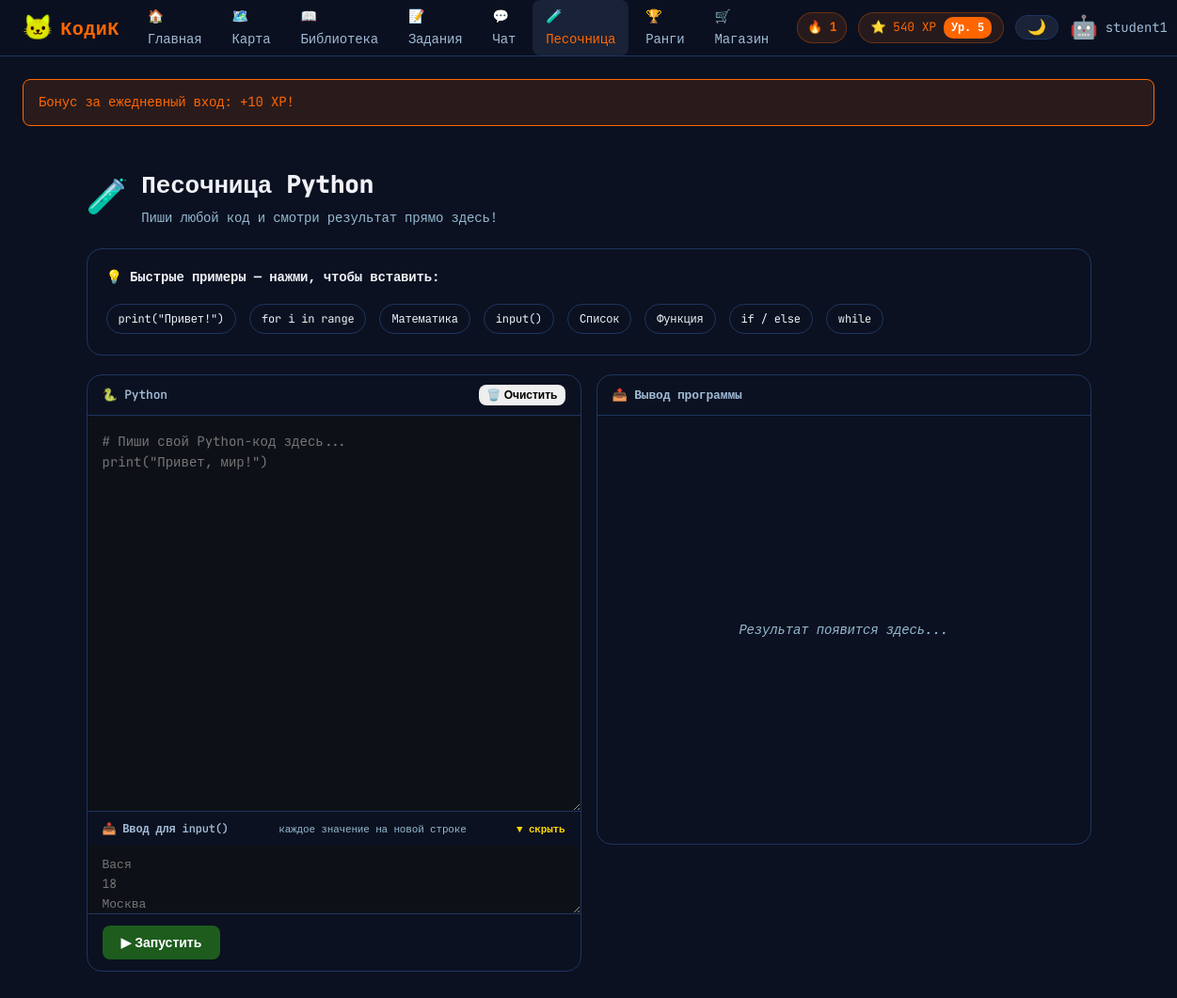
/student/sandbox (signed in), run on the app's committed database.
### models.py (models this page shows, shortened)
class User(UserMixin, db.Model):
    id = db.Column(db.Integer, primary_key=True)
    username = db.Column(db.String(80), unique=True, nullable=False)
    email = db.Column(db.String(120), unique=True, nullable=False)
    password_hash = db.Column(db.String(255), nullable=False)
    role = db.Column(db.String(20), nullable=False)  # admin, teacher, student, parent
    xp = db.Column(db.Integer, default=0)
    total_xp = db.Column(db.Integer, default=0)
    level = db.Column(db.Integer, default=1)
    avatar_emoji = db.Column(db.String(10), default='🐱')
    difficulty = db.Column(db.String(10), default='easy')
    created_at = db.Column(db.DateTime, default=datetime.utcnow)
    parent_id = db.Column(db.Integer, db.ForeignKey('user.id'), nullable=True)
    streak = db.Column(db.Integer, default=0)
    last_activity_date = db.Column(db.Date, nullable=True)
    last_login_bonus_date = db.Column(db.Date, nullable=True)
    sent_messages = db.relationship('Message', foreign_keys='Message.sender_id', backref='sender', lazy=True)
    received_messages = db.relationship('Message', foreign_keys='Message.receiver_id', backref='receiver', lazy=True)
    user_progress = db.relationship('UserProgress', backref='user', lazy=True)
    user_achievements = db.relationship('UserAchievement', backref='user', lazy=True)
    user_avatars = db.relationship('UserAvatar', backref='user', lazy=True)
    submissions = db.relationship('Submission', foreign_keys='Submission.student_id', backref='student', lazy=True)

### app.py (the view)
@app.route('/student/sandbox')
@login_required
@role_required('student')
def student_sandbox():
    return render_template('student/sandbox.html')

### app.py (called while the page is built)
def now_msk():
    return datetime.now(_MSK_OFFSET).replace(tzinfo=None)

@app.before_request
def check_daily_login_bonus():
    if not current_user.is_authenticated or current_user.role != 'student':
        return
    if request.path.startswith('/api/'):
        return
    bonus = _grant_daily_login_bonus(current_user)
    if bonus:
        flash(f'Бонус за ежедневный вход: +{bonus} XP!', 'success')

def _compute_rank(total_xp, max_xp):
    icon, label = '🥚', 'Новобранец'
    for pct, t_icon, t_label in RANK_TIERS:
        if total_xp >= round(pct * max_xp):
            icon, label = t_icon, t_label
    return icon, label

@login_manager.user_loader
def load_user(user_id):
    return User.query.get(int(user_id))

def role_required(*roles):
    def decorator(f):
        @wraps(f)
        def decorated(*args, **kwargs):
            if not current_user.is_authenticated or current_user.role not in roles:
                flash('Доступ запрещён', 'danger')
                return redirect(url_for('dashboard'))
            return f(*args, **kwargs)
        return decorated
    return decorator

def _get_student_assignments():
    from sqlalchemy import or_, and_
    memberships = GroupMember.query.filter_by(user_id=current_user.id).all()
    group_ids = [m.group_id for m in memberships]
    if not group_ids:
        return []
    teacher_ids = [g.teacher_id for g in Group.query.filter(Group.id.in_(group_ids)).all() if g.teacher_id]
    return Assignment.query.filter(
        or_(
            Assignment.group_id.in_(group_ids),
            and_(Assignment.group_id.is_(None), Assignment.teacher_id.in_(teacher_ids))
        )
    ).order_by(Assignment.created_at.desc()).limit(5).all()

def _grant_daily_login_bonus(user):
    today = now_msk().date()
    if user.last_login_bonus_date == today:
        return 0
    user.xp += DAILY_LOGIN_BONUS_XP
    user.total_xp += DAILY_LOGIN_BONUS_XP
    user.last_login_bonus_date = today
    db.session.commit()
    return DAILY_LOGIN_BONUS_XP

### templates/student/sandbox.html (shortened to what this page needs)
{% extends 'base.html' %}
{% block content %}
<div class="sandbox-page">
  <div class="sandbox-header">
    <div style="font-size:36px">🧪</div>
    <div>
      <div class="sandbox-title">Песочница Python</div>
      <div class="sandbox-sub">Пиши любой код и смотри результат прямо здесь!</div>
    </div>
  </div>
  <div class="sandbox-hints">
    <div class="sandbox-hints-title">💡 Быстрые примеры — нажми, чтобы вставить:</div>
    <span class="hint-chip" onclick="insertSnippet('print')">print("Привет!")</span>
    <span class="hint-chip" onclick="insertSnippet('for')">for i in range</span>
    <span class="hint-chip" onclick="insertSnippet('math')">Математика</span>
    <span class="hint-chip" onclick="insertSnippet('input')">input()</span>
    <span class="hint-chip" onclick="insertSnippet('list')">Список</span>
    <span class="hint-chip" onclick="insertSnippet('func')">Функция</span>
    <span class="hint-chip" onclick="insertSnippet('ifelse')">if / else</span>
    <span class="hint-chip" onclick="insertSnippet('while')">while</span>
  </div>
  <div class="sandbox-body">
    <div class="sandbox-editor-wrap">
      <div class="sandbox-editor-header">
        <span class="sandbox-editor-label">🐍 Python</span>
        <div class="sandbox-editor-actions">
          <button class="btn btn-xs" onclick="clearEditor()">🗑️ Очистить</button>
        </div>
      </div>
      <textarea id="sandboxEditor" class="sandbox-editor" spellcheck="false"
        placeholder="# Пиши свой Python-код здесь...&#10;print(&quot;Привет, мир!&quot;)"></textarea>
      <div class="stdin-section" id="stdinSection">
        <div class="stdin-header" onclick="toggleStdin()">
          <span class="stdin-label">📥 Ввод для input()</span>
          <span class="stdin-hint">каждое значение на новой строке</span>
          <span class="stdin-toggle" id="stdinToggleBtn">▼ скрыть</span>
        </div>
        <div class="stdin-body" id="stdinBody">
          <textarea id="stdinInput" class="stdin-area"
            placeholder="Вася&#10;18&#10;Москва"></textarea>
        </div>
      </div>
      <div class="sandbox-run-bar">
        <button class="btn btn-success" id="runBtn" onclick="runSandbox()">▶ Запустить</button>
      </div>
    </div>
    <div class="sandbox-output-wrap">
      <div class="sandbox-output-header">
        <span>📤 Вывод программы</span>
      </div>
      <pre class="sandbox-output empty" id="sandboxOutput">Результат появится здесь...</pre>
    </div>
  </div>
</div>
{% endblock %}

### templates/base.html (shortened to what this page needs)
<!DOCTYPE html>
<html lang="ru">
<head>
  <link rel="stylesheet" href="{{ url_for('static', filename='css/main.css') }}">
</head>
<body class="role-{{ current_user.role if current_user.is_authenticated else 'guest' }}" id="mainBody">
{% if current_user.is_authenticated %}
<nav class="navbar">
  <a class="nav-brand" href="{{ url_for('student_dashboard') if current_user.role == 'student' else url_for('teacher_dashboard') if current_user.role == 'teacher' else url_for('admin_dashboard') }}" style="text-decoration:none;">
    <span class="brand-icon">🐱</span>
    <span class="brand-name">КодиК</span>
  </a>
  <div class="nav-links">
    {% if current_user.role == 'student' %}
      <a href="{{ url_for('student_dashboard') }}" class="nav-link {% if request.endpoint == 'student_dashboard' %}active{% endif %}">🏠 Главная</a>
      <a href="{{ url_for('student_levelmap') }}" class="nav-link {% if request.endpoint == 'student_levelmap' %}active{% endif %}">🗺️ Карта</a>
      <a href="{{ url_for('student_library') }}" class="nav-link {% if request.endpoint == 'student_library' %}active{% endif %}">📖 Библиотека</a>
      <a href="{{ url_for('student_assignments') }}" class="nav-link {% if request.endpoint == 'student_assignments' %}active{% endif %}">
        📝 Задания{% if nav_pending_assignments > 0 %}<span class="nav-badge">{{ nav_pending_assignments }}</span>{% endif %}
      </a>
      <a href="{{ url_for('student_chat') }}" class="nav-link {% if request.endpoint == 'student_chat' %}active{% endif %}">
        💬 Чат{% if nav_unread_msgs > 0 %}<span class="nav-badge">{{ nav_unread_msgs }}</span>{% endif %}
      </a>
      <a href="{{ url_for('student_sandbox') }}" class="nav-link {% if request.endpoint == 'student_sandbox' %}active{% endif %}">🧪 Песочница</a>
      <a href="{{ url_for('student_battlepass') }}" class="nav-link {% if request.endpoint == 'student_battlepass' %}active{% endif %}">🏆 Ранги</a>
      <a href="{{ url_for('student_shop') }}" class="nav-link {% if request.endpoint == 'student_shop' %}active{% endif %}">🛒 Магазин</a>
    {% endif %}
  </div>
  <div class="nav-user">
    {% if current_user.role == 'student' %}
    {% if current_user.streak > 0 %}
    <div class="streak-badge">🔥 {{ current_user.streak }}</div>
    {% endif %}
    <div class="xp-pill">
      <span>⭐ {{ current_user.xp }} XP</span>
      <span class="lv-badge">Ур. {{ current_user.level }}</span>
    </div>
    {% endif %}
    <button class="theme-toggle" onclick="toggleTheme()" title="Сменить тему" id="themeBtn">🌙</button>
    <div class="user-menu">
      <span class="user-avatar">{{ current_user.avatar_emoji }}</span>
      <span class="user-name">{{ current_user.username }}</span>
    </div>
  </div>
</nav>
{% endif %}
<main class="main-content">
  {% with messages = get_flashed_messages(with_categories=true) %}
    {% if messages %}
      <div class="flash-container">
        {% for cat, msg in messages %}
          <div class="flash flash-{{ cat }}">{{ msg }}</div>
        {% endfor %}
      </div>
    {% endif %}
  {% endwith %}
  {% block content %}{% endblock %}
</main>
</body>
</html>

### static/css/main.css (style rules this page uses)
*, *::before, *::after { box-sizing: border-box; margin: 0; padding: 0; }
:root { --bg-base: #0B1120; --bg-card: #111D33; --bg-elevated: #192236; --border: #1E3560; --text-primary: #F0F2F8; --text-secondary:#A0BAD4; --text-muted: #94B8D0; --accent-green: #FF6600; --accent-blue: #33BBFF; --accent-purple: #BC8CFF; --accent-orange: #FFD700; --accent-red: #FF4757; --accent-yellow: #FFC107; --student-color: #FF6600; --teacher-color: #33BBFF; --admin-color: #BC8CFF; --parent-color: #FF69B4; --radius-sm: 8px; --radius-md: 12px; --radius-lg: 20px; --radius-xl: 28px; --shadow: 0 4px 24px rgba(0,0,0,.5); --shadow-glow-green: 0 0 24px rgba(255,102,0,.4); --shadow-glow-blue: 0 0 20px rgba(51,187,255,.3); --font: 'JetBrains Mono', 'Fira Code', 'Consolas', monospace; }
html { font-size: 17px; }
body { background: var(--bg-base); color: var(--text-primary); font-family: var(--font); line-height: 1.7; letter-spacing: -0.01em; min-height: 100vh; }
a { color: var(--accent-blue); text-decoration: none; }
.navbar { display: flex; align-items: center; gap: 16px; padding: 0 24px; height: 60px; background: rgba(11,17,32,.97); border-bottom: 1px solid var(--border); position: sticky; top: 0; z-index: 100; backdrop-filter: blur(12px); transition: background .25s, border-color .25s; }
.nav-brand { display: flex; align-items: center; gap: 8px; }
.brand-icon { font-size: 26px; filter: sepia(1) saturate(5) hue-rotate(10deg); }
.brand-name { font-size: 20px; font-weight: 800; color: var(--accent-green); letter-spacing: .5px; }
.theme-toggle { background: var(--bg-elevated); border: 1px solid var(--border); border-radius: 20px; padding: 4px 12px; cursor: pointer; font-size: 16px; color: var(--text-secondary); transition: all .2s; display: inline-flex; align-items: center; justify-content: center; line-height: 1; }
.streak-badge { display: flex; align-items: center; gap: 4px; background: rgba(255,102,0,.12); border: 1px solid rgba(255,102,0,.3); padding: 4px 10px; border-radius: 16px; font-size: 13px; font-weight: 700; color: var(--accent-green); }
.nav-links { display: flex; gap: 4px; flex: 1; }
.nav-link { display: inline-flex; align-items: center; gap: 5px; padding: 6px 14px; border-radius: var(--radius-sm); color: var(--text-secondary); font-size: 14px; transition: all .2s; }
.nav-link.active { background: var(--bg-elevated); color: var(--accent-green); }
.nav-user { display: flex; align-items: center; gap: 12px; margin-left: auto; flex-shrink: 0; }
.xp-pill { display: flex; align-items: center; gap: 8px; background: rgba(255,102,0,.12); border: 1px solid rgba(255,102,0,.3); padding: 4px 12px; border-radius: 20px; font-size: 13px; color: var(--accent-green); white-space: nowrap; flex-shrink: 0; }
.lv-badge { background: var(--accent-green); color: #fff; padding: 1px 8px; border-radius: 10px; font-weight: 700; font-size: 12px; white-space: nowrap; flex-shrink: 0; }
.user-menu { position: relative; cursor: pointer; display: flex; align-items: center; gap: 8px; }
.user-avatar { font-size: 24px; }
.user-name { font-size: 14px; color: var(--text-secondary); }
.main-content { padding: 24px; max-width: 1400px; margin: 0 auto; }
.flash-container { margin-bottom: 16px; }
.flash { padding: 12px 16px; border-radius: var(--radius-sm); margin-bottom: 8px; font-size: 14px; }
.flash-success { background: rgba(255,102,0,.12); border: 1px solid var(--accent-green); color: var(--accent-green); }
.btn { display: inline-flex; align-items: center; justify-content: center; gap: 6px; padding: 10px 20px; border-radius: var(--radius-sm); font-size: 14px; font-weight: 600; cursor: pointer; border: none; transition: all .2s; text-decoration: none; }
.btn-success { background: #1E5C1E; color: #fff; }
.btn-xs { padding: 4px 8px; font-size: 12px; }

### data on the page
User: streak "1", xp "540", level "5", avatar_emoji "🤖", username "student1"

### other printed values
{{ msg }} "Бонус за ежедневный вход: +10 XP!"
